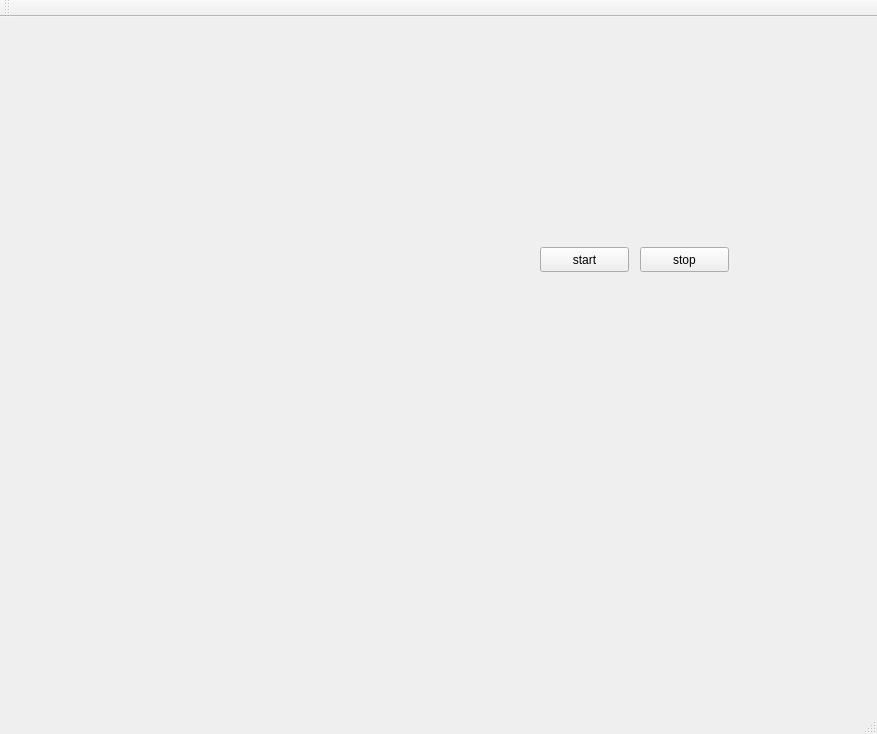
<?xml version="1.0" encoding="UTF-8"?>
<ui version="4.0">
 <class>MainWindow</class>
 <widget class="QMainWindow" name="MainWindow">
  <property name="geometry">
   <rect>
    <x>0</x>
    <y>0</y>
    <width>877</width>
    <height>734</height>
   </rect>
  </property>
  <property name="windowTitle">
   <string>MainWindow</string>
  </property>
  <widget class="QWidget" name="centralWidget">
   <widget class="QLabel" name="label">
    <property name="geometry">
     <rect>
      <x>30</x>
      <y>70</y>
      <width>491</width>
      <height>351</height>
     </rect>
    </property>
    <property name="text">
     <string/>
    </property>
   </widget>
   <widget class="QPushButton" name="start">
    <property name="geometry">
     <rect>
      <x>540</x>
      <y>230</y>
      <width>89</width>
      <height>25</height>
     </rect>
    </property>
    <property name="text">
     <string>start</string>
    </property>
   </widget>
   <widget class="QPushButton" name="stop">
    <property name="geometry">
     <rect>
      <x>640</x>
      <y>230</y>
      <width>89</width>
      <height>25</height>
     </rect>
    </property>
    <property name="text">
     <string>stop</string>
    </property>
   </widget>
  </widget>
  <widget class="QMenuBar" name="menuBar">
   <property name="geometry">
    <rect>
     <x>0</x>
     <y>0</y>
     <width>877</width>
     <height>22</height>
    </rect>
   </property>
  </widget>
  <widget class="QToolBar" name="mainToolBar">
   <attribute name="toolBarArea">
    <enum>TopToolBarArea</enum>
   </attribute>
   <attribute name="toolBarBreak">
    <bool>false</bool>
   </attribute>
  </widget>
  <widget class="QStatusBar" name="statusBar"/>
 </widget>
 <layoutdefault spacing="6" margin="11"/>
 <resources/>
 <connections/>
</ui>
